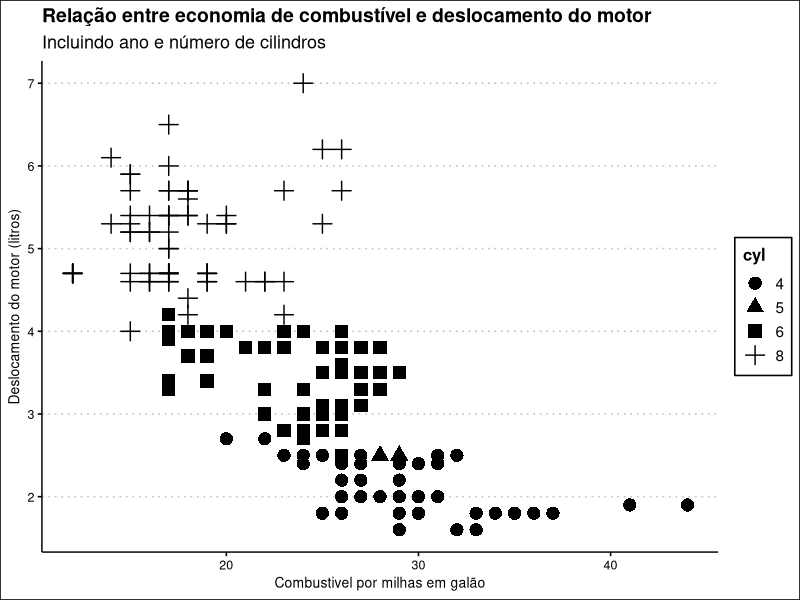

R code for this plot:
library(ggplot2)
library(dplyr)
library(RColorBrewer)
library(ggthemes)

# conversão da variável cyl para fator (variável categórica)
mpg$cyl <- as.factor(mpg$cyl)
str(mpg$cyl)

ggplot(mpg, aes(x = hwy, y = displ)) +
  geom_point(aes(shape = cyl), size = 4, stroke = 0.75) +
  labs(
    title = "Relação entre economia de combustível e deslocamento do motor",
    subtitle = "Incluindo ano e número de cilindros",
    x = "Combustivel por milhas em galão",
    y = "Deslocamento do motor (litros)"
  ) +
    theme_clean()
